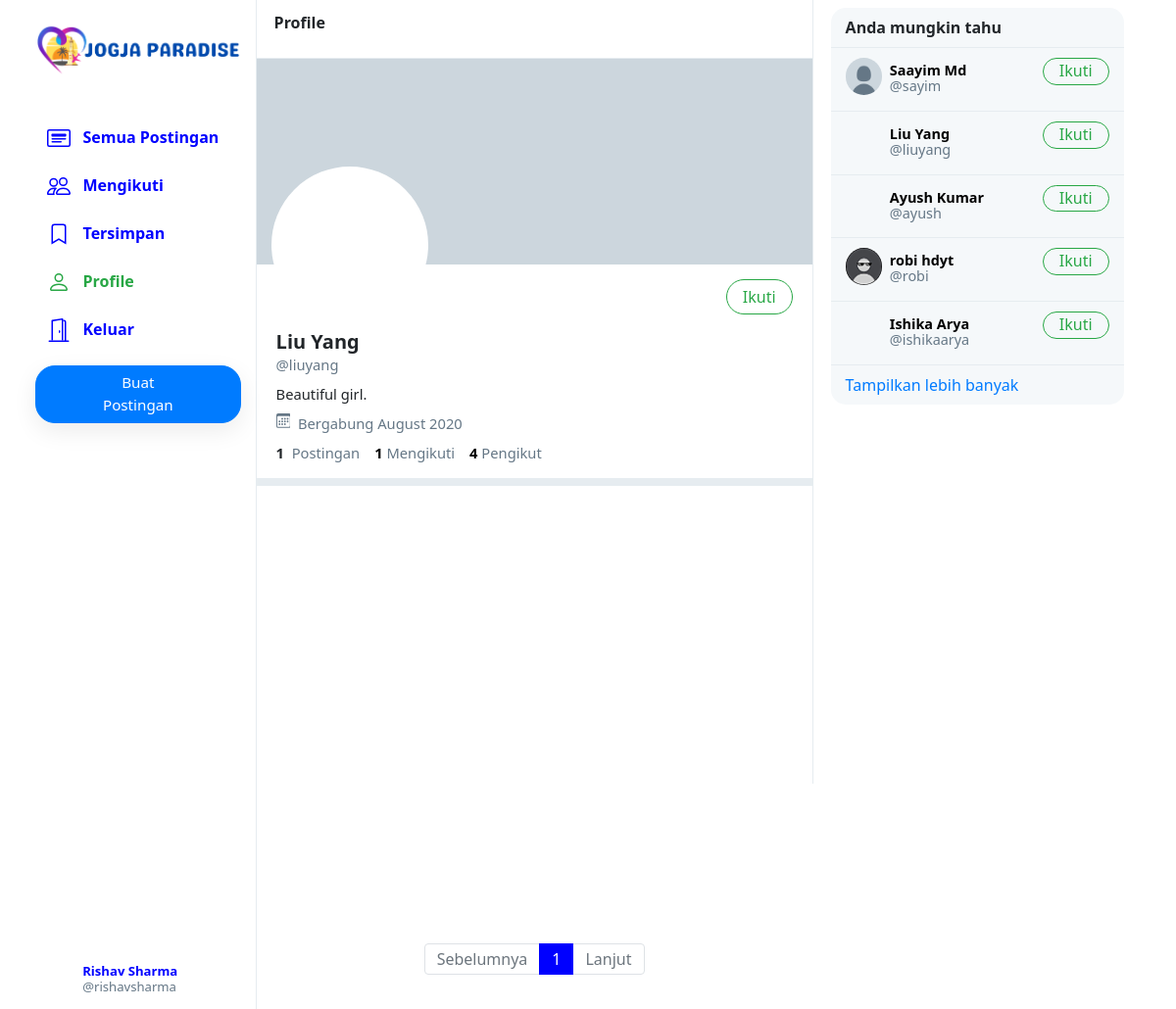
The app's page /liuyang (signed in) with its own data.
### network/models.py (models this page shows, shortened)
class User(AbstractUser):
    profile_pic = models.ImageField(upload_to='profile_pic/')
    bio = models.TextField(max_length=160, blank=True, null=True)
    cover = models.ImageField(upload_to='covers/', blank=True)

### network/views.py (the view)
# urls.py: path("<str:username>", views.profile, name='profile'),
def profile(request, username):
    user = User.objects.get(username=username)
    all_posts = Post.objects.filter(creater=user).order_by('-date_created')
    paginator = Paginator(all_posts, 10)
    page_number = request.GET.get('page')
    if page_number == None:
        page_number = 1
    posts = paginator.get_page(page_number)
    followings = []
    suggestions = []
    follower = False
    if request.user.is_authenticated:
        followings = Follower.objects.filter(followers=request.user).values_list('user', flat=True)
        suggestions = User.objects.exclude(pk__in=followings).exclude(username=request.user.username).order_by("?")[:6]
        if request.user in Follower.objects.get(user=user).followers.all():
            follower = True
    follower_count = Follower.objects.get(user=user).followers.all().count()
    following_count = Follower.objects.filter(followers=user).count()
    return render(request, 'network/profile.html', {
        "username": user,
        "posts": posts,
        "posts_count": all_posts.count(),
        "suggestions": suggestions,
        "page": "profile",
        "is_follower": follower,
        "follower_count": follower_count,
        "following_count": following_count
    })

### network/templates/network/profile.html (shortened to what this page needs)
{% extends 'network/index.html' %}
{% load static %}
{% block profile %}
    <div class="profile-view" data-user="{{username.username}}">
        <div class="cover-image" style="background-image: url(/media/{{username.cover}})"></div>
        <div class="profile-image" style="background-image: url(/media/{{username.profile_pic}})"></div>
        <div class="profile-details">
            <div>
                {% if user.username == username.username %}
                    <input class="btn btn-outline-success float-right" type="hidden" id="edit-profile-btn">Edit</input>
                {% elif is_follower %}
                    <button class="btn btn-success float-right" onclick="unfollow_user(this,'{{username.username}}','edit_page')" id="following-btn">Mengikuti</button>
                {% else %}
                    <button class="btn btn-outline-success float-right" onclick="follow_user(this,'{{username.username}}','edit_page')" id="follow-btn">Ikuti</button>
                {% endif %}
            </div>
            <div class="details-data">
                <h5>{{username.first_name}} {{username.last_name}}</h5>
                <div class="grey">@{{username.username}}</div>
                <div class="bio">
                    {% if username.bio is not None %}
                        {{username.bio}}
                    {% endif %}
                </div>
                <div class="grey" style="padding: 8px 0px;">
                    &nbsp;Bergabung {{username.date_joined | date:"F Y"}}
                </div>
                <div>
                    <strong>
                        {{posts_count}}
                    </strong>
                    &nbsp;<span class="grey">Postingan</span>
                    <a href="#">
                        <strong id="following__count">{{following_count | default:0}}</strong>&nbsp;<span class="grey">Mengikuti</span>
                    </a>
                    <a href="#">
                        <strong id="follower__count">{{follower_count | default:0}}</strong>&nbsp;<span class="grey">Pengikut</span>
                    </a>
                </div>
            </div>
        </div>
    </div>
    <div class="space"></div>
{% endblock %}

### network/templates/network/layout.html (shortened to what this page needs)
{% load static %}
<!DOCTYPE html>
<html lang="en">
    <head>
        <link rel="stylesheet" href="https://stackpath.bootstrapcdn.com/bootstrap/4.4.1/css/bootstrap.min.css">
        <link href="{% static 'network/styles.css' %}" rel="stylesheet">
    </head>
    <body>
        <div class="body" data-page="{{page}}">
            <div class="sidenav">
                <a href="{% url 'index' %}" class="navbar-brand">
                    <img src="{% static 'network/Images/jp2.png' %}" height="70px">
                </a>
                <div style="height: 100%;">
                    <div>
                        <div>
                            <ul>
                                <li class="nav-item" id="all_posts">
                                <a href="{% url 'index' %}" class="nav-link">
                                    <div>
                                        &nbsp;&nbsp;Semua Postingan
                                    </div>
                                </a>
                                </li>
                                {% if user.is_authenticated %}
                                    <li class="nav-item" id="following">
                                        <a href="{% url 'following' %}" class="nav-link">
                                            <div>
                                                &nbsp;&nbsp;Mengikuti
                                            </div>
                                        </a>
                                    </li>
                                    <li class="nav-item" id="saved">
                                        <a href="{% url 'saved' %}" class="nav-link">
                                            <div>
                                                <svg width="1.5em" height="1.5em" viewBox="0 0 16 16" class="bi bi-bookmark" fill="currentColor" xmlns="http://www.w3.org/2000/svg">
                                                    <path fill-rule="evenodd" d="M8 12l5 3V3a2 2 0 0 0-2-2H5a2 2 0 0 0-2 2v12l5-3zm-4 1.234l4-2.4 4 2.4V3a1 1 0 0 0-1-1H5a1 1 0 0 0-1 1v10.234z"/>
                                                  </svg>
                                                &nbsp;&nbsp;Tersimpan
                                            </div>
                                        </a>
                                    </li>
                                    <li class="nav-item" id="profile">
                                        <a href="{% url 'profile' user.username %}" class="nav-link">
                                            <div>
                                                &nbsp;&nbsp;Profile
                                            </div>
                                        </a>
                                    </li>
                                    <li class="nav-item" id="logout">
                                        <a href="{% url 'logout' %}" class="nav-link">
                                            <div>
                                                &nbsp;&nbsp;Keluar
                                            </div>
                                        </a>
                                    </li>
                                {% endif %}
                            </ul>
                        </div>
                        {% if user.is_authenticated %}
                            <button id="popup-btn" class="btn btn-primary new-post-btn" onclick="createpost()">Buat Postingan</button>
                        {% endif %}
                    </div>
                    <div style="position: absolute; bottom: 10px;">
                        {% if user.is_authenticated %}
                            <li class="nav-item sidenav-user">
                                <a href="{% url 'profile' user.username %}" class="nav-link">
                                    <div class="user_account">
                                        <div class="small-profilepic" style="float: left; background-image: url(/media/{{user.profile_pic}})"></div>
                                        <div style="height: 2.7vw; margin: auto;">
                                            <div style="margin-top: 4px;"><strong>{{user.first_name}} {{user.last_name}}</strong></div>
                                            <div class="grey" style="margin-top: 4px;">@{{ user.username }}</div>
                                        </div>
                                    </div>
                                </a>
                            </li>
                        {% endif %}
                    </div>
                </div>
            </div>
            {% block body %}
            {% endblock %}
            <div class="right-div">
                <div class='right-div-content'>
                    <div class="space" style="background-color: white;"></div>
                    {% if user.is_authenticated %}
                        <div class="suggestion-box">
                            <div class="suggestion-header">
                                Anda mungkin tahu
                            </div>
                            {% for suggestion in suggestions %}
                                <div class="suggestion-user">
                                    <div>
                                        <a href="{% url 'profile' suggestion.username %}">
                                            <div class="small-profilepic" style="background-image: url(/media/{{suggestion.profile_pic}})"></div>
                                        </a>
                                    </div>
                                    <div class="user-details">
                                        <a href="{% url 'profile' suggestion.username %}">
                                            <div id="user-name">
                                                <strong>
                                                    {{suggestion.first_name}} {{suggestion.last_name}}
                                                </strong>
                                            </div>
                                            <div class="grey">@{{suggestion.username}}</div>
                                        </a>
                                    </div>
                                    <div>
                                        <button class="btn btn-outline-success" type="button" onclick="follow_user(this,'{{suggestion.username}}','suggestion')">Ikuti</button>
                                    </div>
                                </div>
                            {% empty %}
                                    <div style="text-align: center; border-bottom: .5px solid #e6ecf0; padding: 10px 15px;">
                                        <span class="grey" style="font-size: .9em;">Tidak tersedia.</span>
                                    </div>
                            {% endfor %}
                            <div class="suggestion-footer">
                                <a href="#">Tampilkan lebih banyak</a>
                            </div>
                        </div>
                    {% endif %}
                </div>
            </div>
        </div>
    </body>
</html>

### network/static/network/styles.css (style rules this page uses)
.body { display: flex; min-height: 100%; font-family: system-ui, sans-serif; }
.btn { border-radius: 20px; padding: 0.32rem 1rem 0.375rem 1rem; }
.btn, .btn:focus, .btn:active { box-shadow: none !important; -webkit-box-shadow: none !important; }
.grey { color: #657786; }
svg { vertical-align: text-top; }
.sidenav { height: 100%; width: 21.8%; position: fixed; top: 0; left: 0; padding: 15px; list-style: none; border-right: .5px solid #e6ecf0; z-index: 100; padding-left: 3%; background-color: white; }
.sidenav ul { list-style: none; padding-left: 0px; margin-top: 3vh; }
.sidenav li { margin-top: 7px; }
.sidenav .nav-link { color: blue; line-height: .7em; font-weight: 700; padding: 0px; }
.sidenav .nav-link > div { padding: 10px 20px 8px 12px; border-radius: 25px; line-height: 0.9em; width: max-content; }
.new-post-btn { padding-left: 55px !important; padding-right: 55px !important; font-size: .95em; font-weight: 530; box-shadow: rgba(0, 0, 0, 0.08) 0px 8px 24px !important; }
.user_account { display: flex; font-size: .82rem; font-weight: normal; padding-top: 3px !important; padding-bottom: 3px !important; padding-left: 3px !important; }
.user_account .small-profilepic { transform: scale(.82); margin-left: auto; margin-top: auto; }
.active a { color: #28a745 !important; }
.small-profilepic { width: 3.1vw; height: 3.1vw; border-radius: 9999px; overflow: hidden; margin-right: 8px; background-size: cover; background-repeat: no-repeat; background-position: center; box-sizing: content-box; }
.space { height: 8px; background-color: #e6ecf0; }
.cover-image { height: 210px; background-size: cover; background-position: center; background-repeat: no-repeat; background-color: #ccd6dd; }
.profile-image { width: 160px; height: 160px; position: absolute; left: 15px; top: 110px; border-radius: 99999px; border: 4px solid white; background-size: cover; background-repeat: no-repeat; background-position: center; background-color: white; }
.profile-details { padding: 15px 20px; }
.profile-details button { padding-bottom: 0.3rem; }
.profile-details > .details-data { margin-top: 52px; font-size: .92em; }
.profile-details h5 { font-weight: 800; margin-bottom: 0px; }
.profile-details a { color: black; text-decoration: none; }
.bio { margin-top: 8px; }
.right-div { width: 28%; height: 100vh; position: fixed; right: 2.95%; border-left: .5px solid #e6ecf0; background-color: white; }
.right-div-content { height: 92.5vh; overflow: auto; padding-left: 1.5vw; padding-right: 1.5vw; }
.suggestion-box, .guest-box { border-radius: 15px; overflow: hidden; background-color: #f5f8fa; }
.suggestion-header { padding: 13px 15px; line-height: .9em; font-weight: 800; border-bottom: .5px solid #e6ecf0; }
.suggestion-user { display: flex; padding: 10px 15px; font-size: .9em; border-bottom: .5px solid #e6ecf0; }
.suggestion-user a { color: black; text-decoration: none; }
.user-details { flex: 1; line-height: 1.1em; padding: 5px 0px 7px 0px; }
.suggestion-user .btn { padding: 0em 1em .09em 1em; }
.suggestion-footer { padding: 13px 15px; line-height: .9em; }
.suggestion-footer a { text-decoration: none; }

### records on screen
User: first_name "Rishav", last_name "Sharma", username "rishavsharma"
User: first_name "Liu", last_name "Yang", username "liuyang", bio "Beautiful girl.", date_joined "August 2020"
User: profile_pic (placeholder picture), first_name "Saayim", last_name "Md", username "sayim"
User: first_name "Ayush", last_name "Kumar", username "ayush"
User: profile_pic (picture), first_name "robi", last_name "hdyt", username "robi"
User: first_name "Ishika", last_name "Arya", username "ishikaarya"

### other values on screen
{{ posts_count }} "1"
{{ following_count | default:0 }} "1"
{{ follower_count | default:0 }} "4"
{{ each }} "1"
